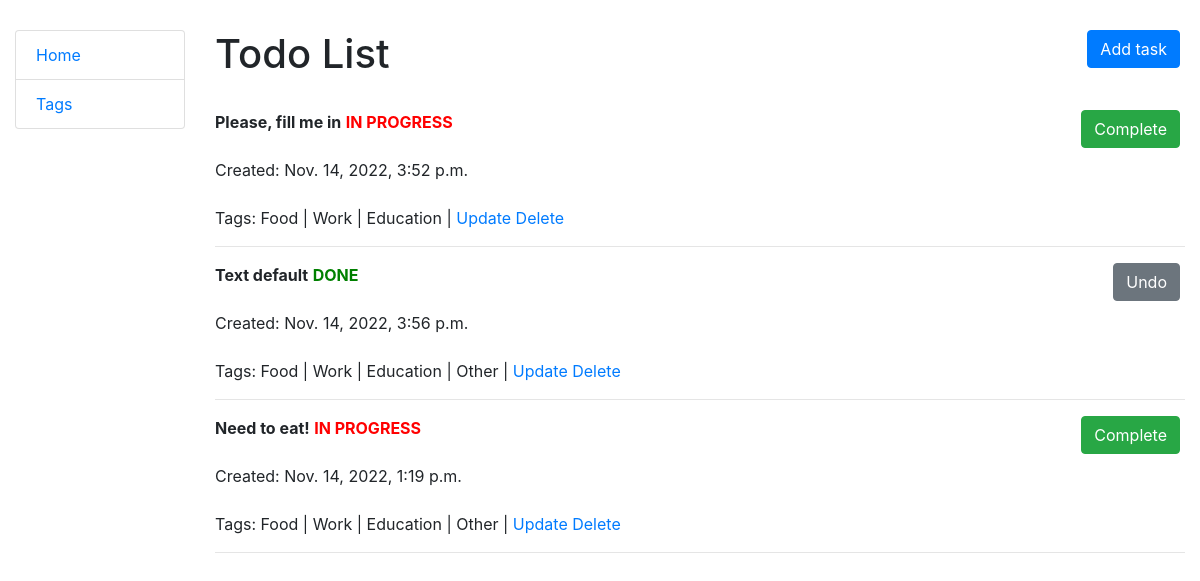
The page / on the database its author committed.
### todo/models.py (models this page shows)
class Task(models.Model):
    content = models.TextField(default="Please, fill me in")
    datetime = models.DateTimeField(auto_now_add=True)
    deadline = models.DateTimeField(blank=True, null=True)
    status = models.BooleanField(default=False)
    tags = models.ManyToManyField(Tag, related_name="tasks", )
    class Meta:
        ordering = ["deadline", "status"]

class Tag(models.Model):
    name = models.CharField(max_length=100)
    def __str__(self):
        return self.name

### todo/views.py (the view)
# urls.py: path("", index, name="index"),
def index(request):
    tasks = Task.objects.all()
    tags = Tag.objects.all()
    context = {
        "tasks": tasks,
        "tags": tags,
    }
    return render(request, "todo/index.html", context=context)

### templates/todo/index.html
{% extends "base.html" %}
{% block content %}
  <h1>
    Todo List
    <a href="{% url 'todo:task-create' %}" class="btn btn-primary link-to-page">
      Add task
    </a>
  </h1>
  <br>
  {% if tasks %}
    <div>
      {% for task in tasks %}
        <p>
          <strong>{{ task.content }}</strong>
          {% if task.status %}
            <a href="{% url 'todo:toogle-status' pk=task.id %}" class="btn btn-secondary link-to-page">
              Undo
            </a>
            <strong style="color:green;">DONE</strong>
          {% else %}
            <a href="{% url 'todo:toogle-status' pk=task.id %}" class="btn btn-success link-to-page">
              Complete
            </a>
            <strong style="color:red;">IN PROGRESS</strong>
          {% endif %}
          <br><br>
          Created: {{ task.datetime }}
          <br><br>
          Tags:
          {% for tag in task.tags.all %}
            {{ tag }} |
          {% endfor %}
          <a href="{% url 'todo:task-update' pk=task.pk%}">Update</a>
          <a href="{% url 'todo:task-delete' pk=task.pk%}">Delete</a>
        </p>
        <hr>
      {% endfor %}
    </div>
  {% else %}
    <p>There are no tasks in todo list</p>
  {% endif %}
{% endblock %}

### templates/base.html (shortened to what this page needs)
<!doctype html>
<html lang="en">
<head>
  <link rel="stylesheet" href="https://cdn.jsdelivr.net/npm/bootstrap@4.6.2/dist/css/bootstrap.min.css">
  {% load static %}
  <link rel="stylesheet" href="{% static 'css/style.css' %}">
</head>
<body>
<div class="container-fluid">
    <div class="row">
        <div class="col-sm-2">
          {% block sidebar %}
                {% include "includes/sidebar.html" %}
            {% endblock %}
        </div>
        <div class="col-sm-10 ">
            {% block content %}{% endblock %}
        </div>
    </div>
</div>
</body>
</html>

### templates/includes/sidebar.html
<ul class="sidebar-nav list-group">
  <li class="list-group-item"><a href="{% url 'todo:index' %}">Home</a></li>
  <li class="list-group-item"><a href="{% url 'todo:tag-list' %}">Tags</a></li>
</ul>

### static/css/style.css (style rules this page uses)
body { margin-top: 30px; }
.link-to-page { float: right; margin: 0 5px 0 5px; }

### rows shown on the page
Task: content "Please, fill me in", status "Complete", datetime "Nov. 14, 2022, 3:52 p.m."
Tag: name "Food"
Tag: name "Work"
Tag: name "Education"
Task: content "Text default", status "Undo", datetime "Nov. 14, 2022, 3:56 p.m."
Tag: name "Other"
Task: content "Need to eat!", status "Complete", datetime "Nov. 14, 2022, 1:19 p.m."
